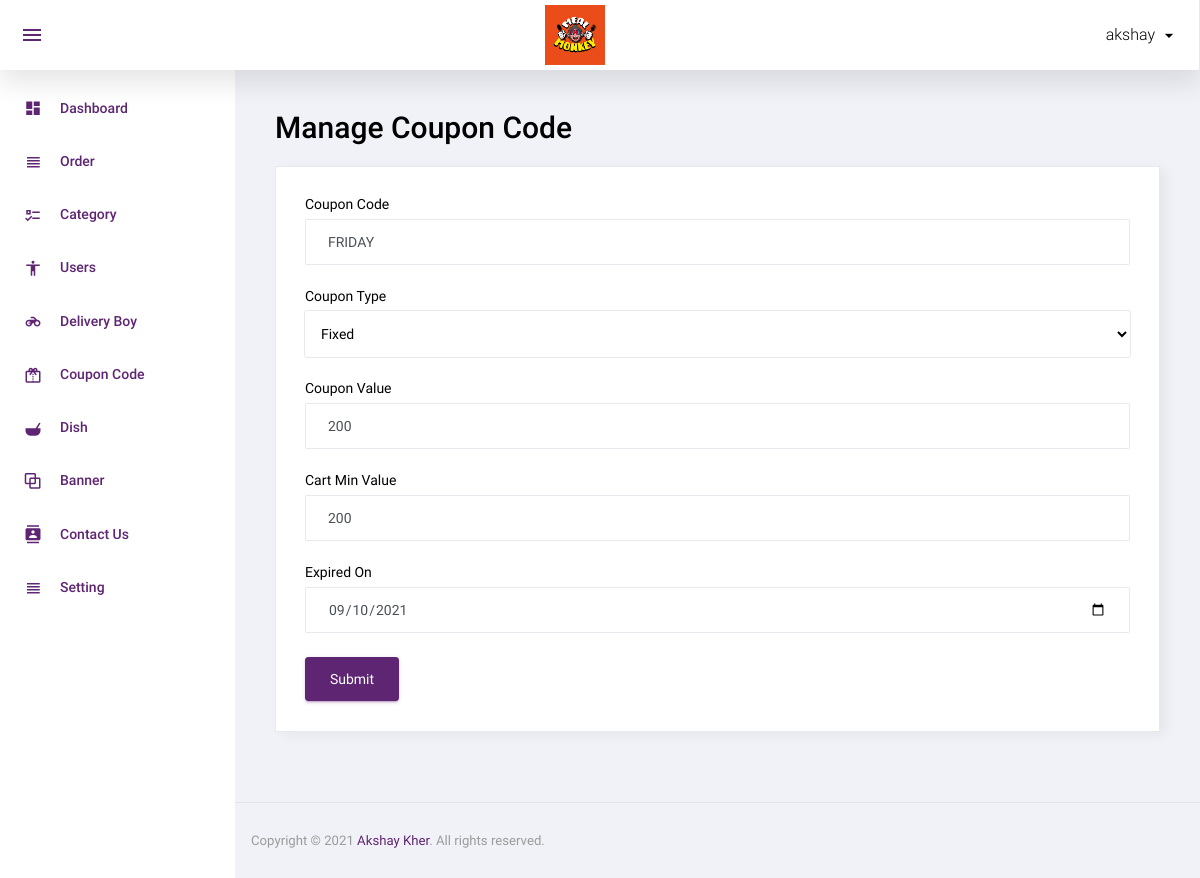
The page /admin/manage_coupon_code.php?id=2 (signed in) on the database its author committed.
### tables this page shows
CREATE TABLE `coupon_code` (
  `id` int(11) NOT NULL,
  `coupon_code` varchar(20) NOT NULL,
  `coupon_type` enum('P','F') NOT NULL,
  `coupon_value` int(11) NOT NULL,
  `cart_min_value` int(11) NOT NULL,
  `expired_on` date NOT NULL,
  `status` int(11) NOT NULL,
  `added_on` datetime NOT NULL
);

### function.inc.php (called while the page is built, shortened)
<?php
function get_safe_value($str){
	global $con;
	$str=mysqli_real_escape_string($con,$str);
	return $str;
}
	?>

### admin/manage_coupon_code.php (the view, shortened to what this page needs)
<?php
include('top.php');
$coupon_code="";
$coupon_type="";
$coupon_value="";
$cart_min_value="";
$expired_on="";
if(isset($_GET['id']) && $_GET['id']>0){
	$id=get_safe_value($_GET['id']);
	$row=mysqli_fetch_assoc(mysqli_query($con,"select * from coupon_code where id='$id'"));
	$coupon_code=$row['coupon_code'];
	$coupon_type=$row['coupon_type'];
	$coupon_value=$row['coupon_value'];
	$cart_min_value=$row['cart_min_value'];
	$expired_on=$row['expired_on'];
}
?>
<div class="row">
			<h1 class="grid_title ml10 ml15">Manage Coupon Code</h1>
            <div class="col-12 grid-margin stretch-card">
              <div class="card">
                <div class="card-body">
                  <form class="forms-sample" method="post">
                    <div class="form-group">
                      <label for="exampleInputName1">Coupon Code</label>
                      <input type="text" class="form-control" placeholder="Coupon Code" name="coupon_code" required value="<?php echo $coupon_code?>">
                    </div>
					<div class="form-group">
                      <label for="exampleInputName1">Coupon Type</label>
                      <select name="coupon_type" required class="form-control">
						<?php
						$arr=array('P'=>'Percentage','F'=>'Fixed');
						foreach($arr as $key=>$val){
							if($key==$coupon_type){
								echo "<option value='".$key."' selected>".$val."</option>";
							}else{
								echo "<option value='".$key."'>".$val."</option>";
							}
						}
						?>
					  </select>
                    </div>
                    <div class="form-group">
                      <label for="exampleInputEmail3" required>Coupon Value</label>
                      <input type="textbox" class="form-control" placeholder="Coupon Value" name="coupon_value"  value="<?php echo $coupon_value?>">
                    </div>
					<div class="form-group">
                      <label for="exampleInputEmail3" required>Cart Min Value</label>
                      <input type="textbox" class="form-control" placeholder="Cart Min Value" name="cart_min_value"  value="<?php echo $cart_min_value?>">
                    </div>
					<div class="form-group">
                      <label for="exampleInputEmail3">Expired On</label>
                      <input type="date" class="form-control" placeholder="Expired On" name="expired_on"  value="<?php echo $expired_on?>">
                    </div>
                    <button type="submit" class="btn btn-primary mr-2" name="submit">Submit</button>
                  </form>
                </div>
              </div>
            </div>
		 </div>
<?php include('footer.php');?>

### rows shown on the page
coupon_code: coupon_code "FRIDAY", coupon_type "Fixed", coupon_value "200", cart_min_value "200", expired_on "09/10/2021"

### other values the page prints
$_SESSION['ADMIN_USER'] "akshay"
